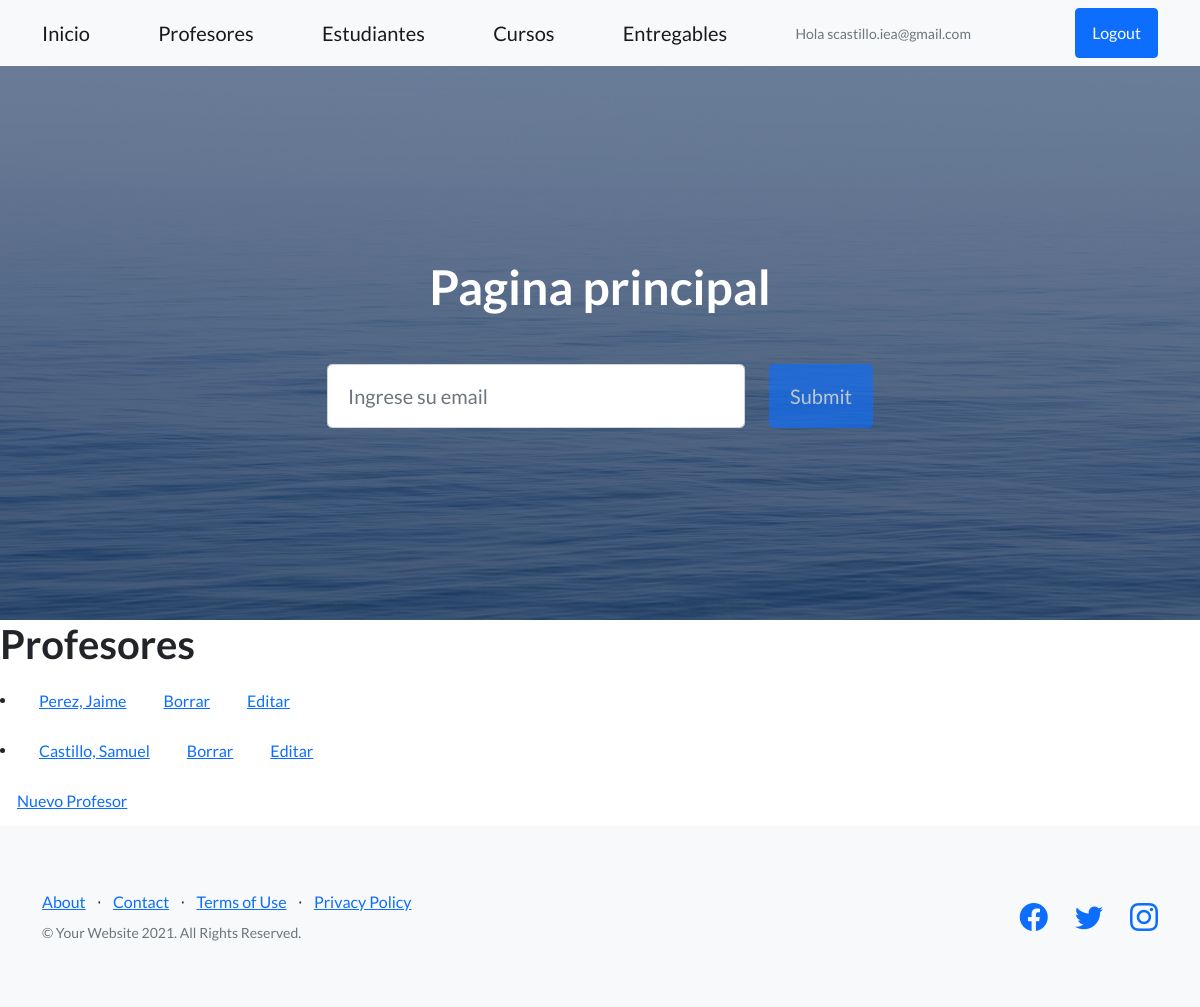
The app's page /AppCoder/profesores/ (signed in), older data.
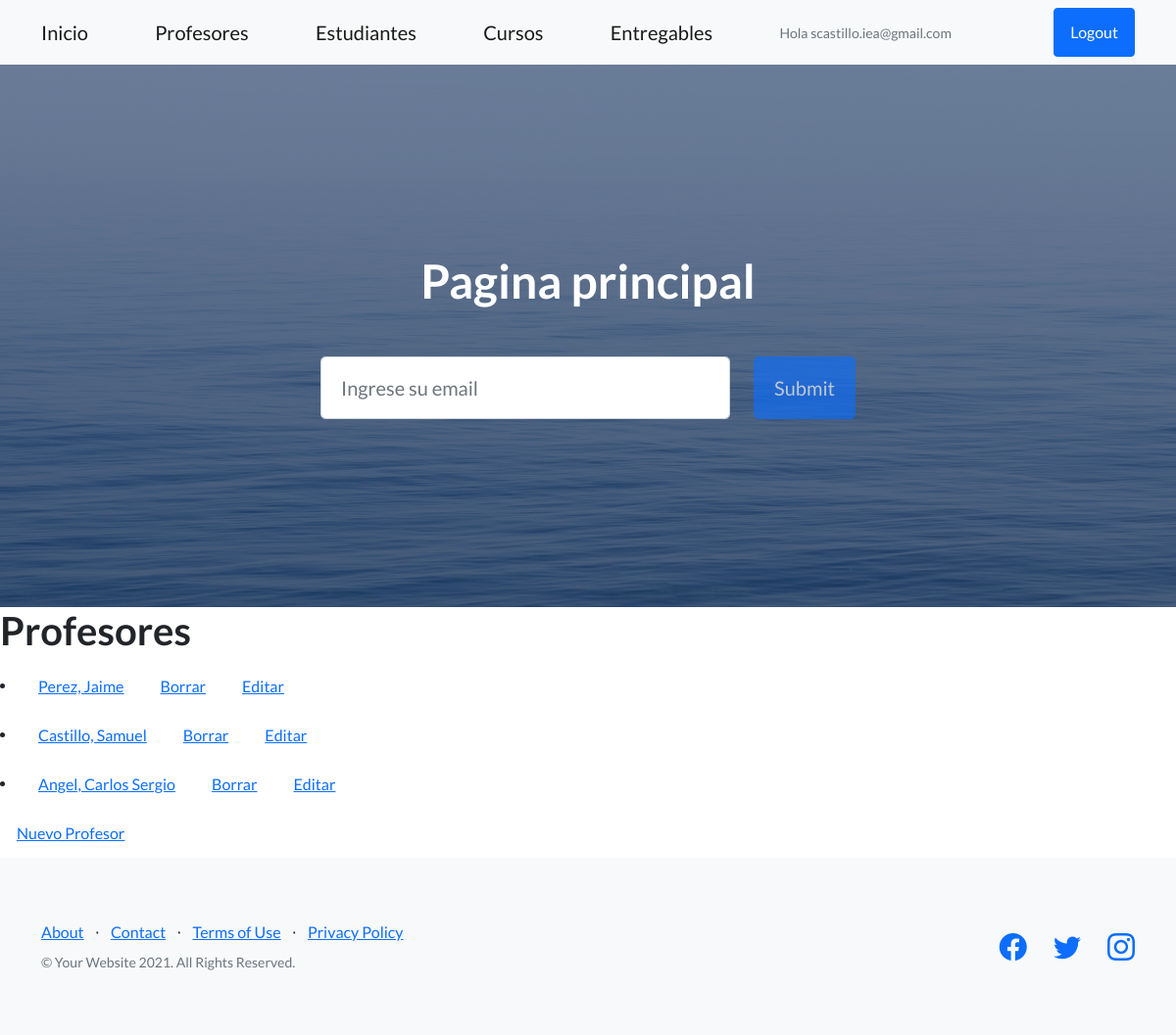
The same page, newer data.
### AppCoder/models.py (models this page shows)
class Profesor(models.Model):
    nombre = models.CharField(max_length=40)
    apellido = models.CharField(max_length=40)
    email = models.EmailField()
    profesion = models.CharField(max_length=40)
    def __str__(self):
        return f'{self.apellido}, {self.nombre}'

### AppCoder/views.py (the view)
# urls.py: path('profesores/', views.ProfesorListView.as_view(), name='Profesores'),
class ProfesorListView(LoginRequiredMixin, ListView):
    model = Profesor
    template_name = "AppCoder/profesores.html"
    context_object_name = 'profesores'

### AppCoder/templates/AppCoder/profesores.html
{% extends 'AppCoder/padre.html' %}
{%  load static %}
{% block contenidoquecambia%}
    <h1>Profesores</h1>
{% for profesor in profesores %}
    <li>
        <a class="btn btn-link" href="{% url 'profesor_view' profesor.id %}">{{ profesor }}</a>
        <a class="btn btn-link" href="{% url 'profesor_delete' profesor.id %}">Borrar</a>
        <a class="btn btn-link" href="{% url 'profesor_update' profesor.id %}">Editar</a>
    </li>
{% endfor %}
<a class="btn btn-link" href="{% url 'agregar_profesor' %}">Nuevo Profesor</a>
{% endblock %}

Row changes from the older to the newer data that the page shows:
added Profesor: apellido+nombre "Angel, Carlos Sergio"
